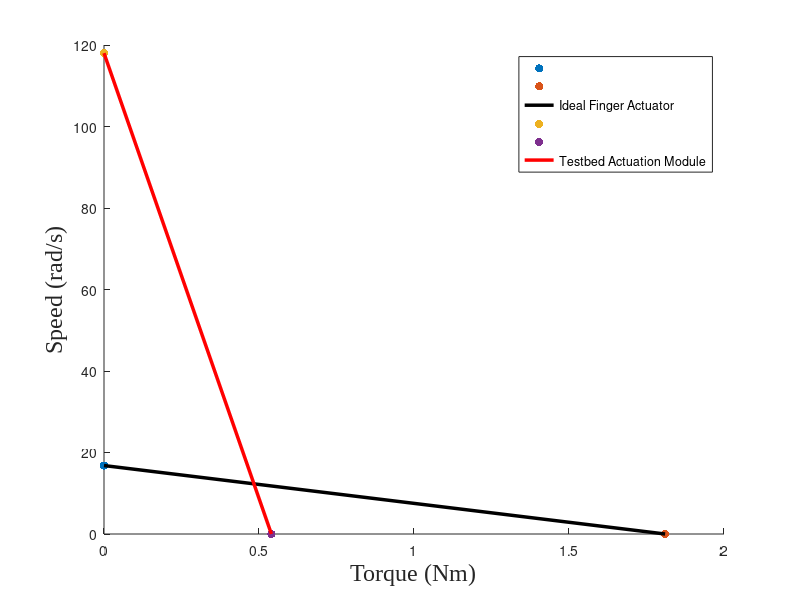

Recreate this plot in MATLAB. (Note: this script raises an error after producing the figure.)


%% Without coupling 
close, clear, clc

% Finger actuator  desired
scatter(0, 16.8, 'ko', 'filled'), hold on
scatter(1.81, 0, 'ko', 'filled')
plot([0, 1.81], [16.8, 0], 'k-', 'LineWidth', 2.5)

% Current actuaor
scatter(0, 118, 'ro', 'filled'), hold on
scatter(0.540, 0, 'ro', 'filled')
plot([0, 0.540], [118, 0], 'r-', 'LineWidth', 2.5)

% Plot properties
legend("", "","Ideal Finger Actuator", "","", "Testbed Actuation Module")

xlabel('Torque (Nm)', 'FontSize', 17, 'FontName', 'Times New Roman')
ylabel('Speed (rad/s)', 'FontSize', 17, 'FontName', 'Times New Roman')
ax = gca;
ax.FontSize = 21; 
grid on

%% With Coupling - continuous torque

close, clear, clc

% Finger actuator  desired
scatter(0, 10.5, 'ko', 'filled', 'SizeData', 100), hold on
scatter(2.88, 0, 'ko', 'filled', 'SizeData', 100)
plot([0, 2.88], [10.5, 0], 'k-', 'LineWidth', 5)

% Current actuator
% scatter(0, 118, 'ro', 'filled'), hold on
% scatter(0.540, 0, 'ro', 'filled')
% plot([0, 0.540], [118, 0], 'r-', 'LineWidth', 2.5)

% Maxon Combo 1 - EC 60 flat 100 W
scatter(0, 37.5, 'o', 'filled', "MarkerFaceColor", 	"#0072BD", ...
    "MarkerEdgeColor", 	"#0072BD", 'SizeData', 100), hold on

scatter(3.6, 0, 'o', 'filled', "MarkerFaceColor", 	"#0072BD", ...
    "MarkerEdgeColor", 	"#0072BD", 'SizeData', 100)

plot([0, 3.6], [37.5, 0], '--', 'LineWidth', 5, "Color", "#0072BD")

% Maxon Combo 2 - EC 60 flat 80 W
scatter(0, 27.0, 'o', 'filled', "MarkerEdgeColor", "#A2142F", ...
    "MarkerFaceColor", "#A2142F", 'SizeData', 100), hold on

scatter(2.875, 0, 'o', 'filled', "MarkerEdgeColor", "#A2142F", ...
    "MarkerFaceColor", "#A2142F", 'SizeData', 100)
plot([0, 2.875], [27.0, 0], '--', 'LineWidth', 5, "Color", "#A2142F")

% Maxon Combo 3 - EC 45 flat 60 W
scatter(0, 15.22, 'o', 'filled', "MarkerEdgeColor", "#77AC30", ...
    "MarkerFaceColor",	"#77AC30", 'SizeData', 100), hold on

scatter(3.225, 0, 'o', 'filled', "MarkerEdgeColor", "#77AC30", ...
    "MarkerFaceColor",	"#77AC30", 'SizeData', 100)

plot([0, 3.225], [15.22, 0], '--', 'LineWidth', 5, "Color", "#77AC30")


% Plot properties
legend("", "","Ideal Finger Actuator", "","", "100 W - N = 12:1", ...
    "", "", "80 W - N = 23:1", "", "", "60 W - N = 43:1")

xlabel('Torque (Nm)', 'FontSize', 17, 'FontName', 'Times New Roman')
ylabel('Speed (rad/s)', 'FontSize', 17, 'FontName', 'Times New Roman')
ax = gca;
ax.FontSize = 21; 
grid on
